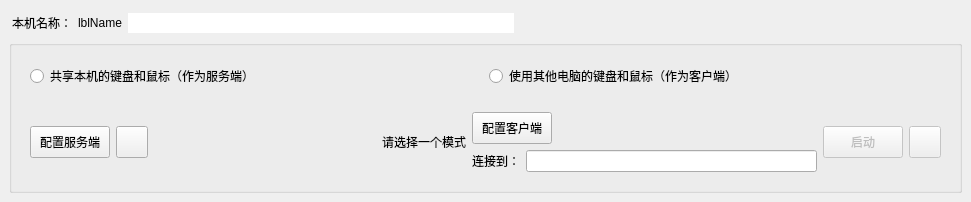
<?xml version='1.0' encoding='UTF-8'?>
<ui version="4.0">
 <class>MainWindow</class>
 <widget class="QMainWindow" name="MainWindow">
  <property name="geometry">
   <rect>
    <x>0</x>
    <y>0</y>
    <width>971</width>
    <height>197</height>
   </rect>
  </property>
  <widget class="QWidget" name="topLevelWidget">
   <property name="sizePolicy">
    <sizepolicy hsizetype="Preferred" vsizetype="Maximum">
     <horstretch>0</horstretch>
     <verstretch>0</verstretch>
    </sizepolicy>
   </property>
   <layout class="QVBoxLayout" name="_2">
    <property name="spacing">
     <number>3</number>
    </property>
    <item>
     <widget class="QWidget" name="widget" native="true">
      <property name="minimumSize">
       <size>
        <width>0</width>
        <height>28</height>
       </size>
      </property>
      <property name="maximumSize">
       <size>
        <width>16777215</width>
        <height>28</height>
       </size>
      </property>
      <layout class="QHBoxLayout" name="horizontalLayout_5">
       <property name="leftMargin">
        <number>3</number>
       </property>
       <property name="topMargin">
        <number>3</number>
       </property>
       <property name="rightMargin">
        <number>3</number>
       </property>
       <property name="bottomMargin">
        <number>3</number>
       </property>
       <item>
        <widget class="QLabel" name="labelComputerName">
         <property name="sizePolicy">
          <sizepolicy hsizetype="Maximum" vsizetype="Preferred">
           <horstretch>0</horstretch>
           <verstretch>0</verstretch>
          </sizepolicy>
         </property>
         <property name="text">
          <string>本机名称：</string>
         </property>
        </widget>
       </item>
       <item>
        <widget class="QLabel" name="lblComputerName">
         <property name="sizePolicy">
          <sizepolicy hsizetype="Maximum" vsizetype="Preferred">
           <horstretch>0</horstretch>
           <verstretch>0</verstretch>
          </sizepolicy>
         </property>
         <property name="text">
          <string notr="true">lblName</string>
         </property>
        </widget>
       </item>
       <item>
        <widget class="QLineEdit" name="lineEditName">
         <property name="sizePolicy">
          <sizepolicy hsizetype="Expanding" vsizetype="Fixed">
           <horstretch>0</horstretch>
           <verstretch>0</verstretch>
          </sizepolicy>
         </property>
         <property name="toolTip">
          <string>&lt;html&gt;&lt;head/&gt;&lt;body&gt;&lt;p&gt;名称不能包含空格或特殊字符&lt;/p&gt;&lt;p&gt;按回车键保存名称更改。&lt;/p&gt;&lt;/body&gt;&lt;/html&gt;</string>
         </property>
         <property name="maxLength">
          <number>255</number>
         </property>
         <property name="frame">
          <bool>false</bool>
         </property>
         <property name="clearButtonEnabled">
          <bool>false</bool>
         </property>
        </widget>
       </item>
       <item>
        <widget class="QPushButton" name="btnEditName">
         <property name="sizePolicy">
          <sizepolicy hsizetype="Fixed" vsizetype="Fixed">
           <horstretch>0</horstretch>
           <verstretch>0</verstretch>
          </sizepolicy>
         </property>
         <property name="toolTip">
          <string>编辑计算机名称</string>
         </property>
         <property name="icon">
          <iconset theme="document-edit" />
         </property>
         <property name="iconSize">
          <size>
           <width>16</width>
           <height>16</height>
          </size>
         </property>
         <property name="flat">
          <bool>true</bool>
         </property>
        </widget>
       </item>
       <item>
        <spacer name="horizontalSpacer_2">
         <property name="orientation">
          <enum>Qt::Orientation::Horizontal</enum>
         </property>
         <property name="sizeHint" stdset="0">
          <size>
           <width>6</width>
           <height>20</height>
          </size>
         </property>
        </spacer>
       </item>
       <item>
        <widget class="QLabel" name="lblIpAddresses">
         <property name="sizePolicy">
          <sizepolicy hsizetype="Preferred" vsizetype="Fixed">
           <horstretch>0</horstretch>
           <verstretch>0</verstretch>
          </sizepolicy>
         </property>
        </widget>
       </item>
      </layout>
     </widget>
    </item>
    <item>
     <widget class="QGroupBox" name="groupBox">
      <property name="sizePolicy">
       <sizepolicy hsizetype="Preferred" vsizetype="Fixed">
        <horstretch>0</horstretch>
        <verstretch>0</verstretch>
       </sizepolicy>
      </property>
      <property name="title">
       <string />
      </property>
      <layout class="QVBoxLayout" name="verticalLayout">
       <item>
        <widget class="QWidget" name="widgetModeSelection" native="true">
         <property name="sizePolicy">
          <sizepolicy hsizetype="Preferred" vsizetype="Maximum">
           <horstretch>0</horstretch>
           <verstretch>0</verstretch>
          </sizepolicy>
         </property>
         <layout class="QHBoxLayout" name="horizontalLayout">
          <item>
           <widget class="QRadioButton" name="rbModeServer">
            <property name="sizePolicy">
             <sizepolicy hsizetype="Minimum" vsizetype="Preferred">
              <horstretch>0</horstretch>
              <verstretch>0</verstretch>
             </sizepolicy>
            </property>
            <property name="text">
             <string>共享本机的键盘和鼠标（作为服务端）</string>
            </property>
           </widget>
          </item>
          <item>
           <widget class="QRadioButton" name="rbModeClient">
            <property name="sizePolicy">
             <sizepolicy hsizetype="Minimum" vsizetype="Maximum">
              <horstretch>0</horstretch>
              <verstretch>0</verstretch>
             </sizepolicy>
            </property>
            <property name="text">
             <string>使用其他电脑的键盘和鼠标（作为客户端）</string>
            </property>
           </widget>
          </item>
         </layout>
        </widget>
       </item>
       <item>
        <widget class="QWidget" name="widgetModeOptions" native="true">
         <property name="sizePolicy">
          <sizepolicy hsizetype="Preferred" vsizetype="Maximum">
           <horstretch>0</horstretch>
           <verstretch>0</verstretch>
          </sizepolicy>
         </property>
         <layout class="QHBoxLayout" name="horizontalLayout_2">
          <item>
           <widget class="QWidget" name="serverOptions" native="true">
            <property name="sizePolicy">
             <sizepolicy hsizetype="Preferred" vsizetype="Fixed">
              <horstretch>0</horstretch>
              <verstretch>0</verstretch>
             </sizepolicy>
            </property>
            <property name="minimumSize">
             <size>
              <width>0</width>
              <height>32</height>
             </size>
            </property>
            <property name="maximumSize">
             <size>
              <width>16777215</width>
              <height>32</height>
             </size>
            </property>
            <layout class="QHBoxLayout" name="horizontalLayout_4">
             <property name="leftMargin">
              <number>0</number>
             </property>
             <property name="topMargin">
              <number>0</number>
             </property>
             <property name="rightMargin">
              <number>0</number>
             </property>
             <property name="bottomMargin">
              <number>0</number>
             </property>
             <item>
              <widget class="QPushButton" name="btnConfigureServer">
               <property name="sizePolicy">
                <sizepolicy hsizetype="Maximum" vsizetype="Fixed">
                 <horstretch>0</horstretch>
                 <verstretch>0</verstretch>
                </sizepolicy>
               </property>
               <property name="minimumSize">
                <size>
                 <width>0</width>
                 <height>32</height>
                </size>
               </property>
               <property name="maximumSize">
                <size>
                 <width>16777215</width>
                 <height>32</height>
                </size>
               </property>
               <property name="text">
                <string>配置服务端</string>
               </property>
              </widget>
             </item>
             <item>
              <widget class="QPushButton" name="btnSaveServerConfig">
               <property name="sizePolicy">
                <sizepolicy hsizetype="Fixed" vsizetype="Fixed">
                 <horstretch>0</horstretch>
                 <verstretch>0</verstretch>
                </sizepolicy>
               </property>
               <property name="minimumSize">
                <size>
                 <width>32</width>
                 <height>32</height>
                </size>
               </property>
               <property name="maximumSize">
                <size>
                 <width>32</width>
                 <height>32</height>
                </size>
               </property>
               <property name="toolTip">
                <string>导出服务器配置</string>
               </property>
               <property name="icon">
                <iconset theme="QIcon::ThemeIcon::DocumentSaveAs" />
               </property>
              </widget>
             </item>
             <item>
              <spacer name="horizontalSpacer">
               <property name="orientation">
                <enum>Qt::Orientation::Horizontal</enum>
               </property>
               <property name="sizeHint" stdset="0">
                <size>
                 <width>40</width>
                 <height>5</height>
                </size>
               </property>
              </spacer>
             </item>
            </layout>
           </widget>
          </item>
          <item>
           <widget class="QLabel" name="lblNoMode">
            <property name="text">
             <string>请选择一个模式</string>
            </property>
            <property name="alignment">
             <set>Qt::AlignmentFlag::AlignCenter</set>
            </property>
           </widget>
          </item>
          <item>
           <widget class="QWidget" name="clientOptions" native="true">
            <property name="sizePolicy">
             <sizepolicy hsizetype="Preferred" vsizetype="Maximum">
              <horstretch>0</horstretch>
              <verstretch>0</verstretch>
             </sizepolicy>
            </property>
            <layout class="QVBoxLayout">
             <property name="leftMargin">
              <number>0</number>
             </property>
             <property name="topMargin">
              <number>0</number>
             </property>
             <property name="rightMargin">
              <number>0</number>
             </property>
             <property name="bottomMargin">
              <number>0</number>
             </property>
             <item>
              <widget class="QPushButton" name="btnConfigureClient">
               <property name="sizePolicy">
                <sizepolicy hsizetype="Maximum" vsizetype="Fixed">
                 <horstretch>0</horstretch>
                 <verstretch>0</verstretch>
                </sizepolicy>
               </property>
               <property name="minimumSize">
                <size>
                 <width>0</width>
                 <height>32</height>
                </size>
               </property>
               <property name="maximumSize">
                <size>
                 <width>16777215</width>
                 <height>32</height>
                </size>
               </property>
               <property name="text">
                <string>配置客户端</string>
               </property>
              </widget>
             </item>
             <item>
              <layout class="QHBoxLayout">
               <property name="leftMargin">
                <number>0</number>
               </property>
               <property name="topMargin">
                <number>0</number>
               </property>
               <property name="rightMargin">
                <number>0</number>
               </property>
               <property name="bottomMargin">
                <number>0</number>
               </property>
               <item>
                <widget class="QLabel" name="m_pLabelServerName">
                 <property name="sizePolicy">
                  <sizepolicy hsizetype="Preferred" vsizetype="Maximum">
                   <horstretch>0</horstretch>
                   <verstretch>0</verstretch>
                  </sizepolicy>
                 </property>
                 <property name="text">
                  <string>连接到：</string>
                 </property>
                 <property name="indent">
                  <number>0</number>
                 </property>
                </widget>
               </item>
               <item>
                <widget class="QLineEdit" name="lineHostname">
                 <property name="toolTip">
                  <string>&lt;html&gt;服务端计算机的主机名或 IP 地址。&lt;br/&gt;可用逗号分隔多个地址。&lt;/html&gt;</string>
                 </property>
                 <property name="minimumSize">
                  <size>
                   <width>200</width>
                   <height>0</height>
                  </size>
                 </property>
                </widget>
               </item>
              </layout>
             </item>
            </layout>
           </widget>
          </item>
          <item>
           <widget class="QWidget" name="horizontalWidget" native="true">
            <property name="sizePolicy">
             <sizepolicy hsizetype="Preferred" vsizetype="Fixed">
              <horstretch>0</horstretch>
              <verstretch>0</verstretch>
             </sizepolicy>
            </property>
            <property name="minimumSize">
             <size>
              <width>0</width>
              <height>32</height>
             </size>
            </property>
            <property name="maximumSize">
             <size>
              <width>16777215</width>
              <height>32</height>
             </size>
            </property>
            <layout class="QHBoxLayout" name="horizontalLayout_6">
             <property name="leftMargin">
              <number>0</number>
             </property>
             <property name="topMargin">
              <number>0</number>
             </property>
             <property name="rightMargin">
              <number>0</number>
             </property>
             <property name="bottomMargin">
              <number>0</number>
             </property>
             <item>
              <widget class="QPushButton" name="btnToggleCore">
               <property name="enabled">
                <bool>false</bool>
               </property>
               <property name="sizePolicy">
                <sizepolicy hsizetype="Maximum" vsizetype="Fixed">
                 <horstretch>0</horstretch>
                 <verstretch>0</verstretch>
                </sizepolicy>
               </property>
               <property name="minimumSize">
                <size>
                 <width>0</width>
                 <height>32</height>
                </size>
               </property>
               <property name="maximumSize">
                <size>
                 <width>16777215</width>
                 <height>32</height>
                </size>
               </property>
               <property name="text">
                <string>启动</string>
               </property>
              </widget>
             </item>
             <item>
              <widget class="QPushButton" name="btnRestartCore">
               <property name="enabled">
                <bool>false</bool>
               </property>
               <property name="sizePolicy">
                <sizepolicy hsizetype="Fixed" vsizetype="Fixed">
                 <horstretch>0</horstretch>
                 <verstretch>0</verstretch>
                </sizepolicy>
               </property>
               <property name="minimumSize">
                <size>
                 <width>32</width>
                 <height>32</height>
                </size>
               </property>
               <property name="maximumSize">
                <size>
                 <width>32</width>
                 <height>32</height>
                </size>
               </property>
               <property name="toolTip">
                <string>重启</string>
               </property>
               <property name="icon">
                <iconset theme="view-refresh" />
               </property>
              </widget>
             </item>
            </layout>
           </widget>
          </item>
         </layout>
        </widget>
       </item>
      </layout>
     </widget>
    </item>
   </layout>
  </widget>
 </widget>
 <resources />
 <connections />
</ui>
